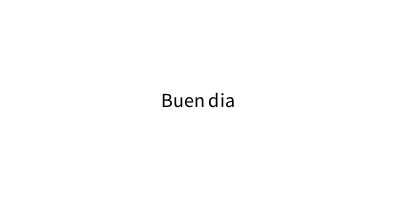
Frame 1 (no input)
Frame 60 (the mouse pressed at the canvas centre just before this capture): identical to frame 1, image omitted
Frame 120 (the mouse held since frame 60 and released just before this capture): identical to frame 1, image omitted

The Processing sketch that drew this single still picture (run headless with seeded random() and noise(); from frame 60 on, the mouse is pressed at the canvas centre):

// Processing sketch: Ejercicio_12
// ── Ejercicio_12.pde
String nombreUsuario;
String mensajeBienvenida="Buen dia ";

void setup() {
  size(400, 200);
  // Pedir al usuario que ingrese su nombre
  println("Ingrese su nombre");
  nombreUsuario = "";
}

void draw() {
  background(255);
  // Presentar un saludo con el nombre indicado
  textAlign(CENTER, CENTER);
  textSize(20);
  fill(0);
  text(mensajeBienvenida + nombreUsuario, width/2, height/2);
}
